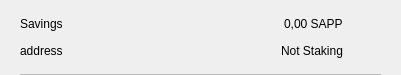
<?xml version="1.0" encoding="UTF-8"?>
<ui version="4.0">
 <class>CSRow</class>
 <widget class="QWidget" name="CSRow">
  <property name="geometry">
   <rect>
    <x>0</x>
    <y>0</y>
    <width>401</width>
    <height>75</height>
   </rect>
  </property>
  <property name="windowTitle">
   <string>Form</string>
  </property>
  <layout class="QVBoxLayout" name="verticalLayout">
   <property name="spacing">
    <number>0</number>
   </property>
   <property name="leftMargin">
    <number>20</number>
   </property>
   <property name="topMargin">
    <number>10</number>
   </property>
   <property name="rightMargin">
    <number>20</number>
   </property>
   <property name="bottomMargin">
    <number>0</number>
   </property>
   <item>
    <widget class="QWidget" name="info" native="true">
     <property name="minimumSize">
      <size>
       <width>0</width>
       <height>0</height>
      </size>
     </property>
     <layout class="QHBoxLayout" name="horizontalLayout_3">
      <property name="leftMargin">
       <number>0</number>
      </property>
      <property name="topMargin">
       <number>0</number>
      </property>
      <property name="rightMargin">
       <number>0</number>
      </property>
      <property name="bottomMargin">
       <number>10</number>
      </property>
      <item>
       <widget class="QWidget" name="container" native="true">
        <property name="minimumSize">
         <size>
          <width>0</width>
          <height>0</height>
         </size>
        </property>
        <layout class="QVBoxLayout" name="verticalLayout_2">
         <property name="spacing">
          <number>0</number>
         </property>
         <property name="leftMargin">
          <number>0</number>
         </property>
         <property name="topMargin">
          <number>0</number>
         </property>
         <property name="rightMargin">
          <number>0</number>
         </property>
         <property name="bottomMargin">
          <number>0</number>
         </property>
         <item>
          <layout class="QHBoxLayout" name="horizontalLayout">
           <item>
            <widget class="QLabel" name="labelName">
             <property name="toolTip">
              <string notr="true"/>
             </property>
             <property name="text">
              <string>Savings</string>
             </property>
            </widget>
           </item>
           <item>
            <spacer name="horizontalSpacer">
             <property name="orientation">
              <enum>Qt::Horizontal</enum>
             </property>
             <property name="sizeHint" stdset="0">
              <size>
               <width>40</width>
               <height>20</height>
              </size>
             </property>
            </spacer>
           </item>
           <item>
            <widget class="QLabel" name="labelAmount">
             <property name="text">
              <string>0,00 SAPP</string>
             </property>
            </widget>
           </item>
          </layout>
         </item>
         <item>
          <layout class="QHBoxLayout" name="horizontalLayout_2">
           <item>
            <widget class="QLabel" name="labelAddress">
             <property name="toolTip">
              <string notr="true"/>
             </property>
             <property name="text">
              <string>address</string>
             </property>
            </widget>
           </item>
           <item>
            <spacer name="horizontalSpacer_2">
             <property name="orientation">
              <enum>Qt::Horizontal</enum>
             </property>
             <property name="sizeHint" stdset="0">
              <size>
               <width>40</width>
               <height>20</height>
              </size>
             </property>
            </spacer>
           </item>
           <item>
            <widget class="QLabel" name="labelStaking">
             <property name="text">
              <string>Not Staking</string>
             </property>
            </widget>
           </item>
          </layout>
         </item>
        </layout>
       </widget>
      </item>
      <item alignment="Qt::AlignHCenter|Qt::AlignVCenter">
       <widget class="QPushButton" name="pushButtonMenu">
        <property name="minimumSize">
         <size>
          <width>24</width>
          <height>24</height>
         </size>
        </property>
        <property name="maximumSize">
         <size>
          <width>32</width>
          <height>32</height>
         </size>
        </property>
        <property name="focusPolicy">
         <enum>Qt::NoFocus</enum>
        </property>
        <property name="styleSheet">
         <string notr="true">border:none; background-color:transparent;</string>
        </property>
        <property name="text">
         <string/>
        </property>
        <property name="icon">
         <iconset>
          <normaloff>://ic-menu-hover</normaloff>://ic-menu-hover</iconset>
        </property>
        <property name="iconSize">
         <size>
          <width>24</width>
          <height>24</height>
         </size>
        </property>
       </widget>
      </item>
     </layout>
    </widget>
   </item>
   <item>
    <widget class="QLabel" name="lblDivisory">
     <property name="minimumSize">
      <size>
       <width>0</width>
       <height>1</height>
      </size>
     </property>
     <property name="maximumSize">
      <size>
       <width>16777215</width>
       <height>1</height>
      </size>
     </property>
     <property name="styleSheet">
      <string notr="true">background-color:#bababa;</string>
     </property>
     <property name="text">
      <string/>
     </property>
     <property name="alignment">
      <set>Qt::AlignBottom|Qt::AlignLeading|Qt::AlignLeft</set>
     </property>
    </widget>
   </item>
  </layout>
 </widget>
 <resources/>
 <connections/>
</ui>
